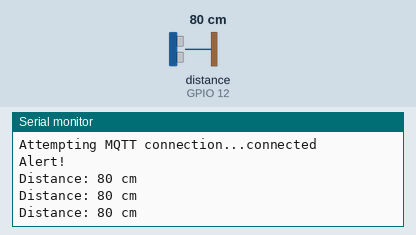
Simulated run of this sketch. Board: ESP32. On the bench: the last lines printed to the serial monitor. Wiring (inferred from the names in the program): ultrasonic range finder: trigger GPIO 13; echo GPIO 12. Inputs (shaded band) come from the test bench; at power-on: distance to the obstacle (sensor on GPIO 12) 80 cm. The echo pulse lasts 58.3 µs per cm; WiFi joins after 1.5 s; servers stay silent unless stated; no MQTT or app messages arrive unless stated.

Above: at 4.2 s.
4.3 s: distance to the obstacle (sensor on GPIO 12) set to 120 cm
At 4.9 s:
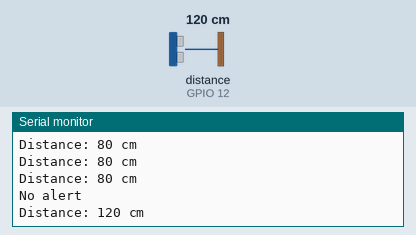
6.0 s: distance to the obstacle (sensor on GPIO 12) set to 2 cm
At 6.5 s:
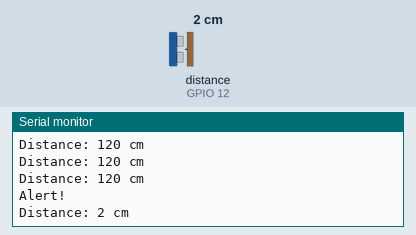
Timing chart, 0 to 9.0 s (numbered marks = the images above; inputs shaded):
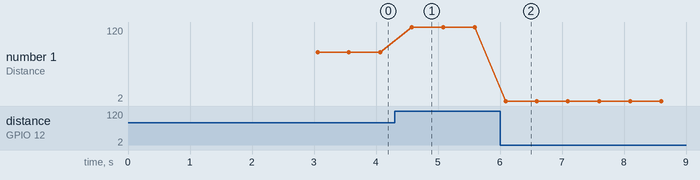

The sketch:

esp32.ino
```cpp
#include <WiFi.h>
#include <PubSubClient.h>

const char* ssid = "MY_SSID";
const char* password = "MY_PASSWORD";
const char* server = "mqtt.server.ip";
const char* topic = "/alert";
const char* clientName = "com.gonzalo123.esp32";

WiFiClient wifiClient;
PubSubClient client(wifiClient);

int trigPin = 13;
int echoPin = 12;
int alert = 0;
int alertThreshold = 100;
long duration, distance_cm;

void wifiConnect() {
  Serial.print("Connecting to ");
  Serial.println(ssid);

  WiFi.begin(ssid, password);

  while (WiFi.status() != WL_CONNECTED) {
    delay(500);
    Serial.print("*");
  }

  Serial.print("WiFi connected: ");
  Serial.println(WiFi.localIP());
}

void mqttReConnect() {
  while (!client.connected()) {
    Serial.print("Attempting MQTT connection...");
    if (client.connect(clientName)) {
      Serial.println("connected");
    } else {
      Serial.print("failed, rc=");
      Serial.print(client.state());
      Serial.println(" try again in 5 seconds");
      delay(5000);
    }
  }
}

void mqttEmit(String topic, String value)
{
  client.publish((char*) topic.c_str(), (char*) value.c_str());
}

void setup() {
  Serial.begin(9600);
  pinMode(trigPin, OUTPUT);
  pinMode(echoPin, INPUT);

  wifiConnect();
  client.setServer(server, 1883);

  delay(1500);
}

void loop() {
  if (!client.connected()) {
    mqttReConnect();
  }

  client.loop();

  digitalWrite(trigPin, HIGH);
  delayMicroseconds(10);
  digitalWrite(trigPin, LOW);

  duration = pulseIn(echoPin, HIGH) / 2;
  distance_cm = duration / 29;

  if (distance_cm <= alertThreshold && alert == 0) {
      alert = 1;
      Serial.println("Alert!");
      mqttEmit("/alert", (String) distance_cm);
  } else if(distance_cm > alertThreshold && alert == 1) {
    alert = 0;
    Serial.println("No alert");
  }

  Serial.print("Distance: ");
  Serial.print(distance_cm);
  Serial.println(" cm ");

  delay(500);
}
```

Measured:
- after the input at 4.3 s, the serial monitor: prints a new line after 0.28 s (image 1)
- after the input at 6.0 s, the serial monitor: prints a new line after 0.09 s (image 2)
- plotted number 1: 80 → 120 after the input at 4.3 s, 120 → 2 after the input at 6.0 s
